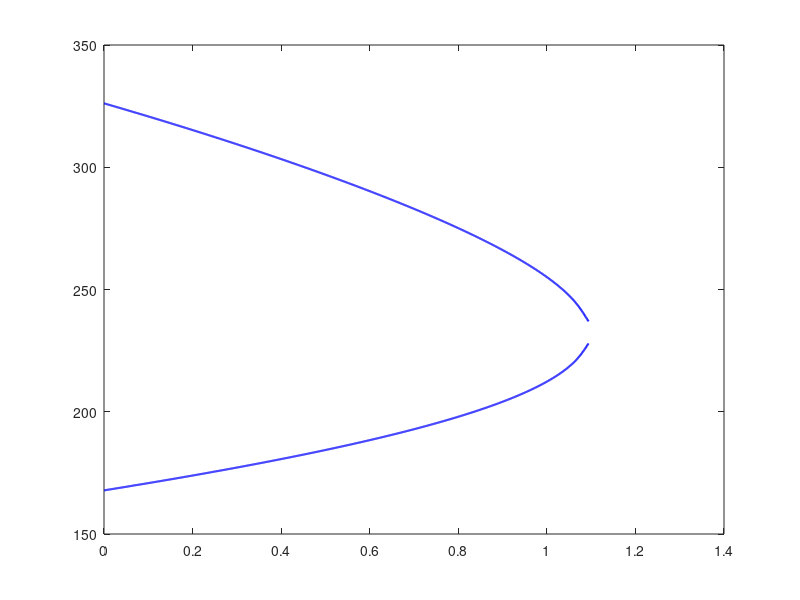

Here is the MATLAB script that generated this plot: (Note: this script raises an error after producing the figure.)
clc
clear
close all
h=figure(1);
a=load('data.txt');
plot(a(:,1),a(:,2),'b-', 'LineWidth', 1.5)
hold on
plot(a(:,1),a(:,3),'b-', 'LineWidth', 1.5)
hold on

b=xlsread('data2.xlsx');
plot(b(:,1),b(:,2),'r-', 'LineWidth', 1.5)
hold on

c=load('data1.txt');
plot(c(:,1),c(:,2),'black-', 'LineWidth', 1.5)
hold on

xlabel('\alpha_{S0}')


ylabel('S')
xlim([0 5])
ylim([0 400])


set(gca,'xtick',0:1:5)
set(gca,'ytick',0:100:400)
xtickangle(0);

set(gca,'LineWidth',1.2,'Fontsize',27)
set(gca,'TickDir', 'out', 'TickLength', [0.009 0.01])
ax = gca;
print(h, '-r600', '-dpdf', ['Phase', num2str(1),'.pdf']);
